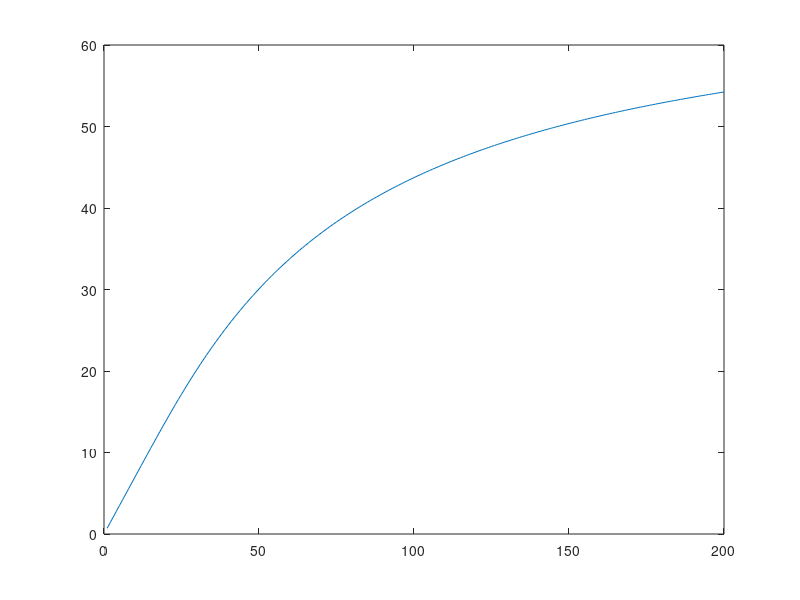

Write the MATLAB code that produced this figure.
clear, clc
% Jeffery Schons and Kevin Dale Lab 9 Problem 1
g=9.8;
c=14;
t=7;

m=(1:200);
v=((g*m)./c).*(1-(exp(-(c./m).*t)));
plot (m,v)

v=35;

sol=fzero(@(m) ((g*m)/c)*(1-(exp(-(c/m)*t)))-v,60);
disp(sol)